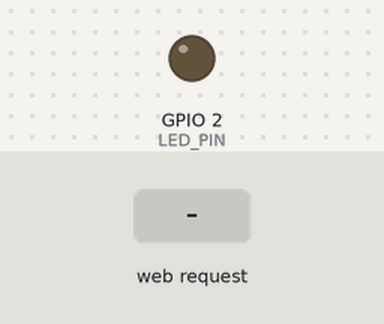
Recording of a program running on a simulated ESP32. Shown: output pins drawn as LEDs (lit = HIGH). The inputs (shaded band) are chosen by the test bench. WiFi joins after 1.5 s; servers stay silent unless stated; what the program prints to the serial monitor is not drawn.

Above: at 2.7 s.
2.8 s: HTTP request GET /fade received
At 3.55 s:
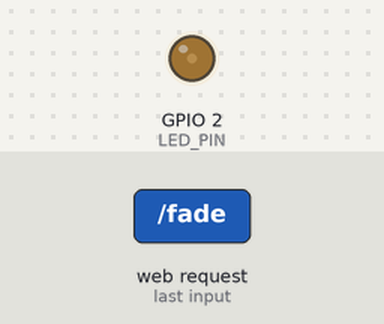
At 4.45 s:
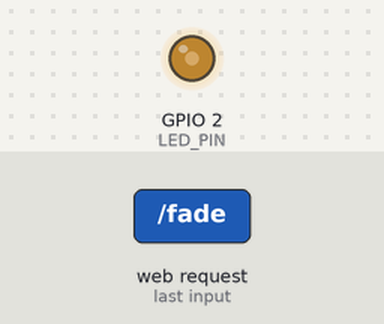
5.8 s: HTTP request GET /brightness?value=1 received
7.3 s: HTTP request GET /on received
At 8.3 s:
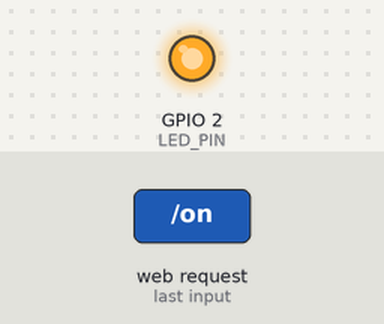
Timing chart, 0 to 10.3 s (numbered marks = the images above; inputs shaded):
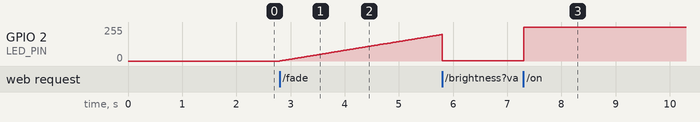

Measured:
- after the input at 2.8 s, GPIO 2 (LED_PIN): moves from 0/255 to 199/255 over 3.0 s, starting at once
- after the input at 7.3 s, GPIO 2 (LED_PIN): 1/255 → 255/255 at once

The program:

main.cpp
```cpp
#include <Arduino.h>
#include <WiFi.h>
#include <ESPAsyncWebServer.h>

// --- Configuration ---
const char* ssid = "iQOO110";
const char* password = "nirmal10";

// LED Pin configuration (Most ESP32 boards have a built-in LED on GPIO 2)
const int LED_PIN = 2;

// PWM Settings for ESP32 LEDC
const int PWM_FREQ = 5000;
const int PWM_CHANNEL = 0;
const int PWM_RESOLUTION = 8; // 8-bit resolution (0-255)

// State variables
int currentBrightness = 0;
bool isFading = false;
int fadeDirection = 1; // 1 for brightening, -1 for dimming
unsigned long lastFadeTime = 0;
const int fadeInterval = 15; // Speed of fading in milliseconds

// Create AsyncWebServer object on port 80
AsyncWebServer server(80);

// --- HTML & CSS UI ---
const char index_html[] PROGMEM = R"rawliteral(
<!DOCTYPE html>
<html>
<head>
    <meta name="viewport" content="width=device-width, initial-scale=1">
    <title>ESP32 LED Controller</title>
    <style>
        body { font-family: Arial, sans-serif; text-align: center; background-color: #121212; color: white; padding: 20px; }
        h2 { color: #00adb5; }
        .btn { display: inline-block; padding: 15px 30px; font-size: 18px; cursor: pointer; border: none; border-radius: 5px; color: white; margin: 10px; width: 150px; }
        .btn-on { background-color: #28a745; }
        .btn-off { background-color: #dc3545; }
        .btn-fade { background-color: #ffc107; color: black; }
        .slider-container { margin: 30px auto; max-width: 300px; }
        .slider { width: 100%; height: 15px; border-radius: 5px; background: #393e46; outline: none; opacity: 0.7; transition: opacity .2s; }
        .slider:hover { opacity: 1; }
    </style>
</head>
<body>
    <h2>ESP32 LED Control Panel</h2>

    <div>
        <button class="btn btn-on" onclick="sendRequest('/on')">Turn ON</button>
        <button class="btn btn-off" onclick="sendRequest('/off')">Turn OFF</button>
    </div>

    <div class="slider-container">
        <h3>Brightness: <span id="val">0</span></h3>
        <input type="range" min="0" max="255" value="0" class="slider" id="brightnessSlider" oninput="updateBrightness(this.value)">
    </div>

    <div>
        <button class="btn btn-fade" onclick="sendRequest('/fade')">Toggle Fade</button>
    </div>

    <script>
        function sendRequest(url) {
            fetch(url);
        }
        function updateBrightness(val) {
            document.getElementById("val").innerText = val;
            fetch('/brightness?value=' + val);
        }
    </script>
</body>
</html>
)rawliteral";

void setup() {
    Serial.begin(115200);

    // Set up PWM for ESP32
    ledcSetup(PWM_CHANNEL, PWM_FREQ, PWM_RESOLUTION);
    ledcAttachPin(LED_PIN, PWM_CHANNEL);
    ledcWrite(PWM_CHANNEL, currentBrightness);

    // Connect to Wi-Fi
    WiFi.begin(ssid, password);
    Serial.print("Connecting to WiFi");
    while (WiFi.status() != WL_CONNECTED) {
        delay(500);
        Serial.print(".");
    }
    Serial.println("");
    Serial.print("Connected! IP Address: ");
    Serial.println(WiFi.localIP());

    // --- Web Server Routes ---

    // Serve Root HTML Page
    server.on("/", HTTP_GET, [](AsyncWebServerRequest *request){
        request->send_P(200, "text/html", index_html);
    });

    // Route to turn LED fully ON
    server.on("/on", HTTP_GET, [](AsyncWebServerRequest *request){
        isFading = false;
        currentBrightness = 255;
        ledcWrite(PWM_CHANNEL, currentBrightness);
        request->send(200, "text/plain", "OK");
    });

    // Route to turn LED OFF
    server.on("/off", HTTP_GET, [](AsyncWebServerRequest *request){
        isFading = false;
        currentBrightness = 0;
        ledcWrite(PWM_CHANNEL, currentBrightness);
        request->send(200, "text/plain", "OK");
    });

    // Route to handle Brightness Slider
    server.on("/brightness", HTTP_GET, [](AsyncWebServerRequest *request){
        if (request->hasParam("value")) {
            isFading = false;
            String val = request->getParam("value")->value();
            currentBrightness = val.toInt();
            ledcWrite(PWM_CHANNEL, currentBrightness);
        }
        request->send(200, "text/plain", "OK");
    });

    // Route to toggle Fading mode
    server.on("/fade", HTTP_GET, [](AsyncWebServerRequest *request){
        isFading = !isFading;
        request->send(200, "text/plain", "OK");
    });

    // Start Server
    server.begin();
}

void loop() {
    // Non-blocking fade logic handled in main loop
    if (isFading) {
        unsigned long currentMillis = millis();
        if (currentMillis - lastFadeTime >= fadeInterval) {
            lastFadeTime = currentMillis;

            currentBrightness += fadeDirection;

            if (currentBrightness >= 255) {
                currentBrightness = 255;
                fadeDirection = -1; // Start dimming
            } else if (currentBrightness <= 0) {
                currentBrightness = 0;
                fadeDirection = 1;  // Start brightening
            }

            ledcWrite(PWM_CHANNEL, currentBrightness);
        }
    }
}
```
